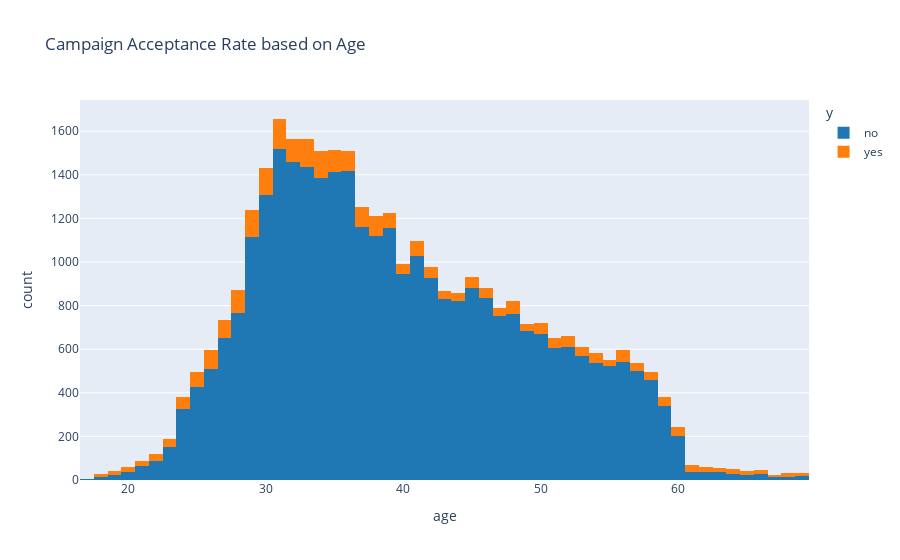

The code cell stored with this chart in its notebook:
### Code cell
px.histogram(df_cleaned, x='age', color='y', title='Campaign Acceptance Rate based on Age', color_discrete_sequence=px.colors.qualitative.D3)

### Figure 1 — Plotly figure (JSON) as saved in the notebook; plotly's stock layout.template omitted (floating-point values rounded to 4 significant figures; data arrays with more than 128 entries replaced by an {"elided": "..."} marker saying what was removed)
{"data": [{"alignmentgroup": "True", "bingroup": "x", "hovertemplate": "y=no<br>age=%{x}<br>count=%{y}<extra></extra>", "legendgroup": "no", "marker": {"color": "#1F77B4"}, "name": "no", "offsetgroup": "no", "orientation": "v", "showlegend": true, "type": "histogram", "x": {"elided": "31799 int values"}, "xaxis": "x", "yaxis": "y"}, {"alignmentgroup": "True", "bingroup": "x", "hovertemplate": "y=yes<br>age=%{x}<br>count=%{y}<extra></extra>", "legendgroup": "yes", "marker": {"color": "#FF7F0E"}, "name": "yes", "offsetgroup": "yes", "orientation": "v", "showlegend": true, "type": "histogram", "x": {"elided": "2835 int values"}, "xaxis": "x", "yaxis": "y"}], "layout": {"barmode": "relative", "legend": {"title": {"text": "y"}, "tracegroupgap": 0}, "title": {"text": "Campaign Acceptance Rate based on Age"}, "xaxis": {"anchor": "y", "domain": [0, 1], "title": {"text": "age"}}, "yaxis": {"anchor": "x", "domain": [0, 1], "title": {"text": "count"}}}}
